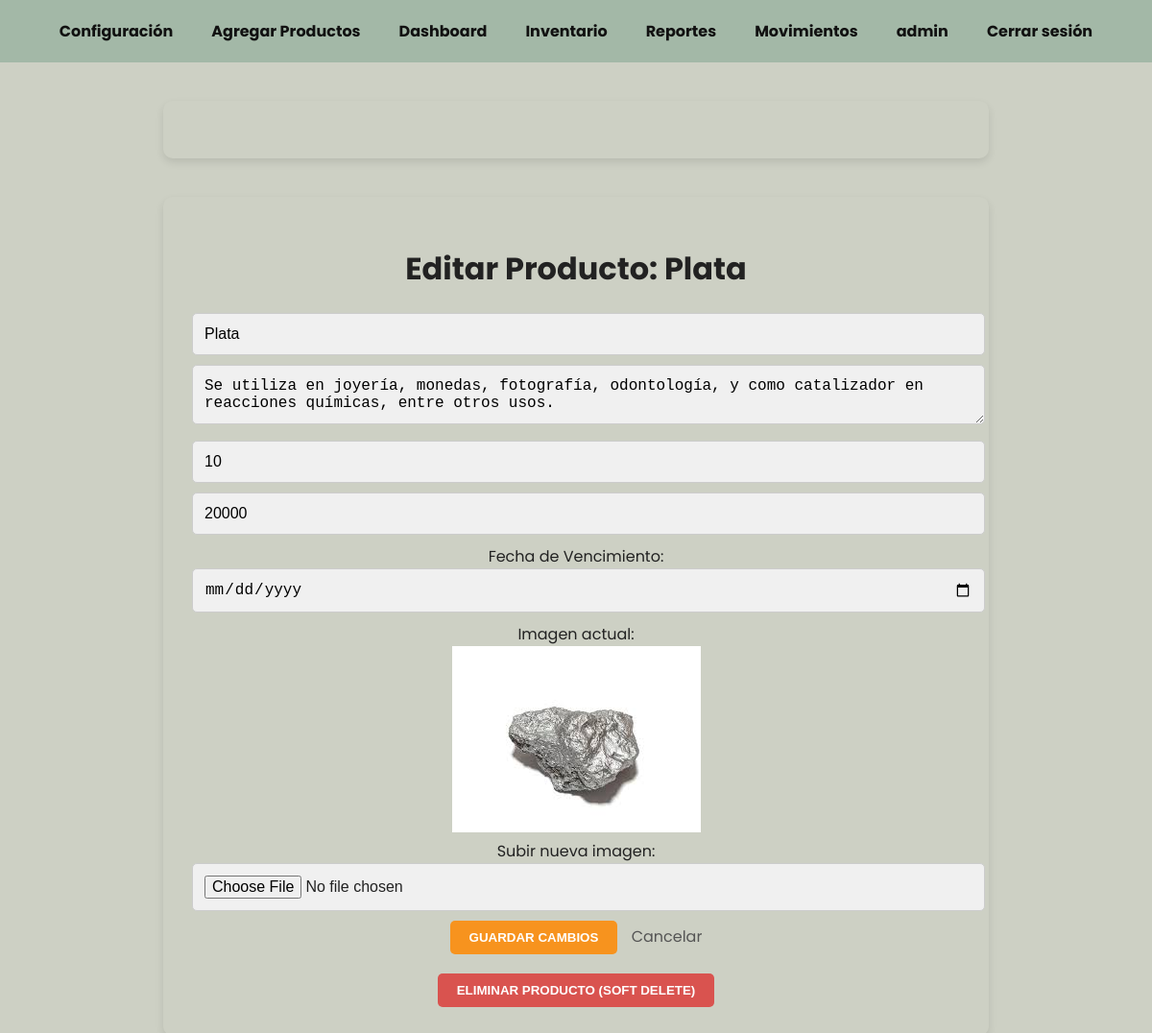
The app's page /productos-inventario/editar/2/ (signed in), older data.
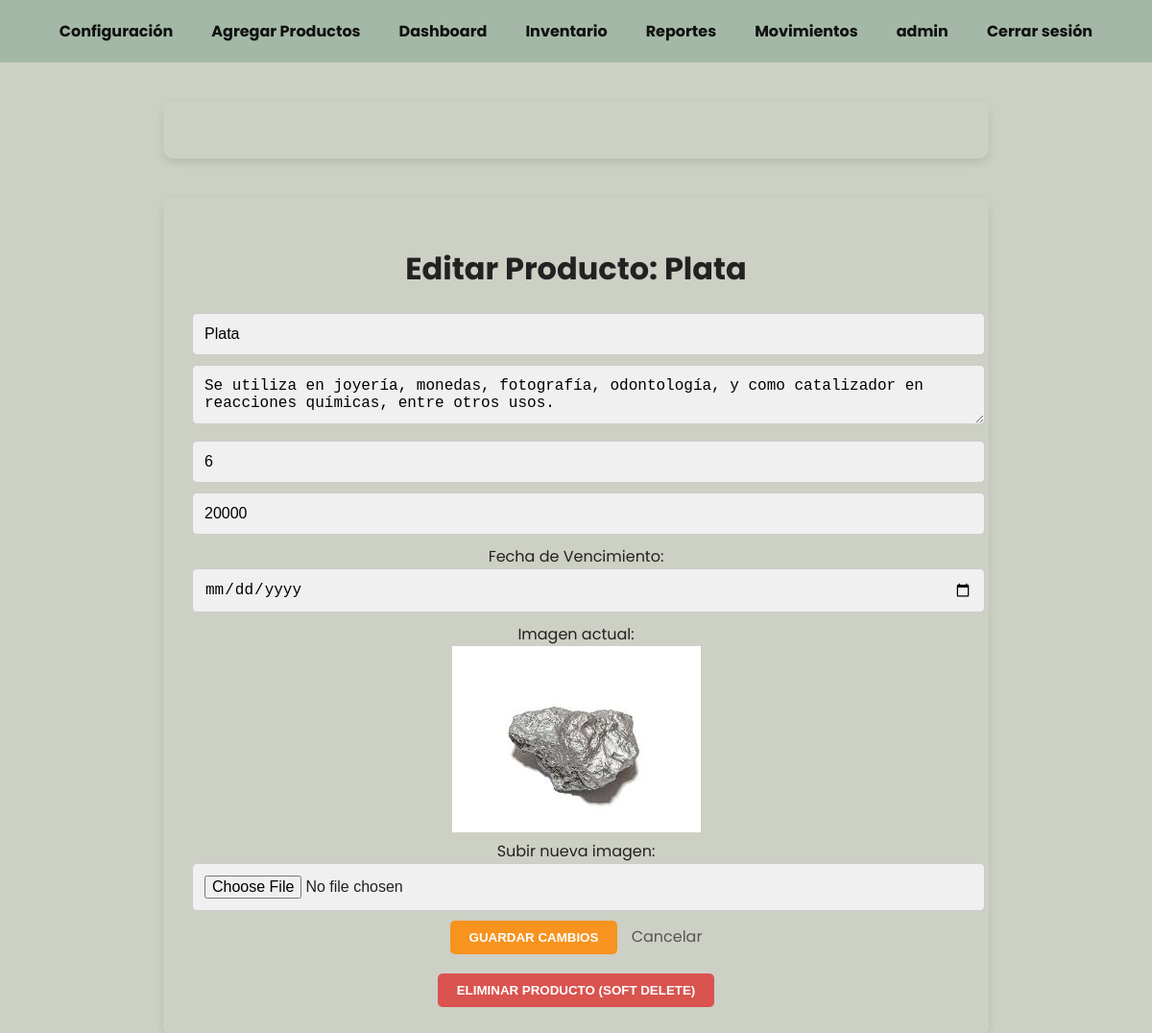
The same page, newer data.
### inventario_app/models.py (models this page shows, shortened)
class Producto(models.Model):
    nombre = models.CharField(max_length=255)
    descripcion = models.TextField()
    stock = models.IntegerField()
    precio = models.DecimalField(max_digits=10, decimal_places=2)
    imagen = models.ImageField(upload_to='productos/', null=True, blank=True)
    created_at = models.DateTimeField(auto_now_add=True)
    updated_at = models.DateTimeField(auto_now=True)
    estado = models.BooleanField(default=True)
    fecha_vencimiento = models.DateField(null=True, blank=True)  # Fecha de vencimiento del producto

### inventario_app/views.py (the view, shortened to what this page needs)
# urls.py: path('productos-inventario/editar/<int:pk>/', views.editar_producto_separado, name='editar_producto_separado'),
@login_required
def editar_producto_separado(request, pk):
    producto = get_object_or_404(Producto, pk=pk)
    return render(request, 'inventario_app/editar_inventario.html', {'producto': producto})

### inventario_app/context_processors.py (called while the page is built)
def admin_check(request):
    print(f"Verificando usuario: {request.user.username}")  # Esto te confirmará que el context processor se ejecuta.
    if not request.user.is_authenticated:
        return {'es_admin': False}
    es_admin = request.user.groups.filter(name='Administrador').exists()
    print(es_admin)
    return {'es_admin': es_admin}

### inventario_app/templates/inventario_app/editar_inventario.html (shortened to what this page needs)
<!DOCTYPE html>
<html lang="es">
<head>
</head>
<body>
  {% include "inventario_app/navbar.html" %}
<div class="container">
  <h1>Editar Producto: {{ producto.nombre }}</h1>
  <form method="POST" enctype="multipart/form-data">
    <input type="text" name="nombre" value="{{ producto.nombre }}" required>
    <textarea name="descripcion" required>{{ producto.descripcion }}</textarea>
    <input type="number" name="stock" value="{{ producto.stock }}" required>
    <input type="number" step="0.01" name="precio" value="{{ producto.precio|floatformat:0 }}" required>
    <label>Fecha de Vencimiento:</label>
    <input type="date" name="fecha_vencimiento" value="{{ producto.fecha_vencimiento|date:"Y-m-d" }}">
    <label>Imagen actual:</label><br>
    {% if producto.imagen %}
      <img src="{{ producto.imagen.url }}" alt="{{ producto.nombre }}">
    {% else %}
      <p>No hay imagen</p>
    {% endif %}
    <br>
    <label>Subir nueva imagen:</label>
    <input type="file" name="imagen" accept="image/*">
    <button type="submit">Guardar Cambios</button>
    <a href="{% url 'productos_inventario' %}" class="cancel">Cancelar</a>
  </form>
  <form method="POST" action="{% url 'eliminar_producto' producto.pk %}" style="margin-top: 20px;" onsubmit="return confirm('¿Seguro que quieres eliminar este producto?');">
    <button type="submit" style="background-color: #d9534f; color: white; border: none; padding: 10px 20px; border-radius: 5px; cursor: pointer;">
      Eliminar Producto (Soft Delete)
    </button>
  </form>
</div>

Row changes from the older to the newer data that the page shows:
changed Producto "Plata": stock "10" → "6"
